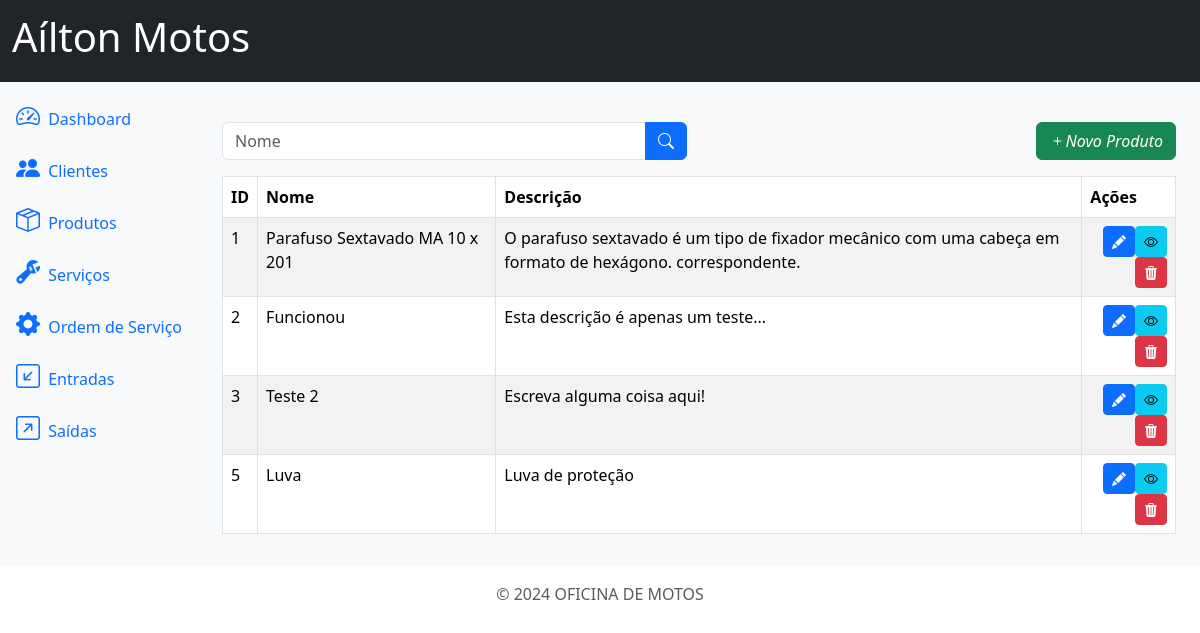
/products/, run on an earlier commit of the app's database.
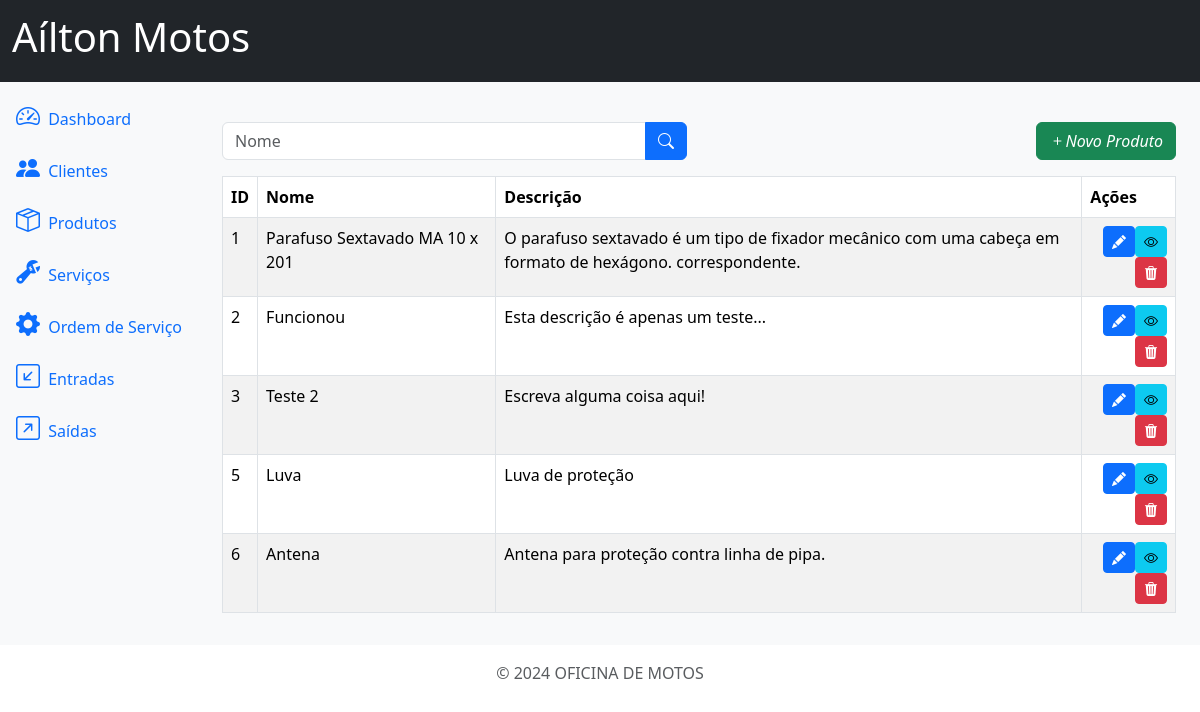
And on a later commit of the database.
### products/models.py (models this page shows, shortened)
class Product(models.Model):
    id = models.AutoField(primary_key=True)
    name = models.CharField(max_length=500)
    description = models.TextField(blank=True, null=True)
    price = models.DecimalField(max_digits=20, decimal_places=2)
    quantity = models.IntegerField(default=0)
    comments = models.TextField(blank=True, null=True)

### products/views.py (the view)
# urls.py: path('products/', ProductListView.as_view(), name='products'),
class ProductListView(ListView):
    model = Product
    template_name = 'products.html'
    context_object_name = 'products'
    def get_queryset(self):
        queryset = super().get_queryset()
        name = self.request.GET.get('name')
        if name:
            queryset = queryset.filter(name__icontains=name)
        return queryset

### products/templates/products.html (shortened to what this page needs)
{% extends 'base.html' %}
{% block content %}
<div class="row mb-3">
    <div class="col-md-6">
        <form method="get" action="{% url 'products' %}">
            <div class="input-group">
                <input type="text" class="form-control" name="name" placeholder="Nome" value="{{ request.GET.name }}">
                <button type="submit" class="btn btn-primary">
                    <i class="bi bi-search"></i>
                </button>
            </div>
        </form>
    </div>
    <div class="col-md-6">
        <a href="{% url 'products_create' %}" class="btn btn-success float-end">
            <i class="bi bi-plus">Novo Produto</i>
        </a>
    </div>
</div>
<div class="table-responsive">
    <table class="table table-striped table-bordered">
        <thead class="thead-dark">
            <tr>
                <th>ID</th>
                <th class="w-25">Nome</th>
                <th>Descrição</th>
                <th>Ações</th>
            </tr>
        </thead>
        <tbody>
            {% for product in products %}
            <tr>
                <td>{{ product.id }}</td>
                <td>{{ product.name }}</td>
                <td>{{ product.description }}</td>
                <td>
                    <a href="{% url 'products_detail' product.id %}" class="btn btn-info btn-sm float-end">
                        <i class="bi bi-eye"></i>
                    </a>
                    <a href="{% url 'products_update' product.id %}" class="btn btn-primary btn-sm float-end">
                        <i class="bi bi-pencil-fill"></i>
                    </a>
                    <a href="{% url 'products_delete' product.id %}" class="btn btn-danger btn-sm float-end" >
                        <i class="bi bi-trash3-fill"></i>
                    </a>
                </td>
            </tr>
            {% endfor %}
        </tbody>
    </table>
</div>
{% endblock %}

What changed in the data, as far as the page shows it:
added Product: id "6", name "Antena", description "Antena para proteção contra linha de pipa."
